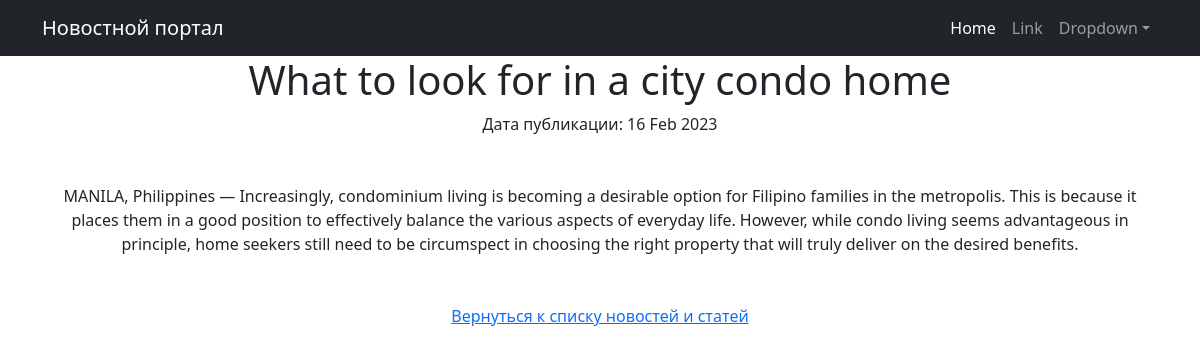
Page /news/40 (signed in) on the committed database.
### news/models.py (models this page shows, shortened)
class Post(models.Model):
    author = models.ForeignKey(Author, on_delete=models.CASCADE)
    NEWS = 'NW'
    ARTICLE = 'AR'
    CATEGORY_CHOICES = (
        (NEWS, 'Новость'),
        (ARTICLE, 'Статья'),
    )
    categoryType = models.CharField(max_length=2, choices=CATEGORY_CHOICES, default=ARTICLE)
    dateCreation = models.DateTimeField(auto_now_add=True)
    postCategory = models.ManyToManyField(Category, through='PostCategory')
    title = models.CharField(max_length=128)
    text = models.TextField()
    rating = models.SmallIntegerField(default=0)

### news/views.py (the view)
# urls.py: path('<int:pk>', PostDetail.as_view(), name='post_detail'),
class PostDetail(DetailView):
    model = Post
    template_name = 'post.html'
    context_object_name = 'post'

### news/templatetags/custom_filters.py (called while the page is built)
@register.filter()
def censor(value):
    censor_replace = str(value)
    for key in censored_words.keys():
        censor_replace = censor_replace.replace(key, censored_words[key])
    return censor_replace

### templates/post.html (shortened to what this page needs)
{% extends 'flatpages/default.html' %}
{% load custom_filters %}
{% block content %}
<h1>{{ post.title|censor }}</h1>
    Дата публикации: {{ post.dateCreation|date:'d M Y' }} <br><br><br>
    {{ post.text| censor }}
<br><br><br>
<a href="{% url 'news' %}">Вернуться к списку новостей и статей</a><br>
<br>
{% endblock content %}

### rows in the picture
Post: title|censor "What to look for in a city condo home", dateCreation "16 Feb 2023", text|censor "MANILA, Philippines — Increasingly, condominium living is becoming a desirable option for Filipino families in the metropolis. This is because it places them in a good position to effectively balance the various aspects of everyday life. However, while condo living seems advantageous in principle, home seekers still need to be circumspect in choosing the right property that will truly deliver on the desired benefits."
